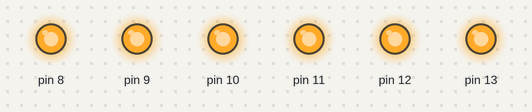
Bench run of a sketch on a simulated Arduino Uno, built with avr-gcc and run on an emulated ATmega328P. Parts: output pins drawn as LEDs (lit = HIGH).

Above: at 0.05 s.
At 0.25 s:
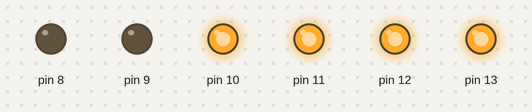
At 0.55 s:
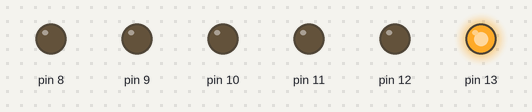
At 1.15 s:
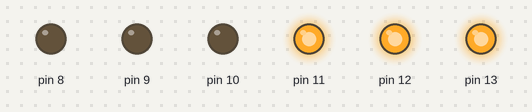
At 1.75 s:
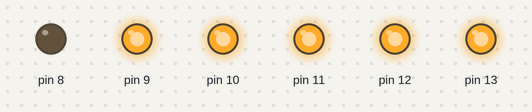
At 2.3 s:
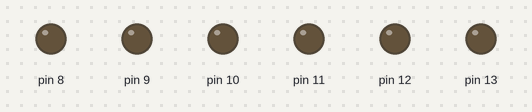
Timing chart, 0 to 3.0 s (numbered marks = the images above):
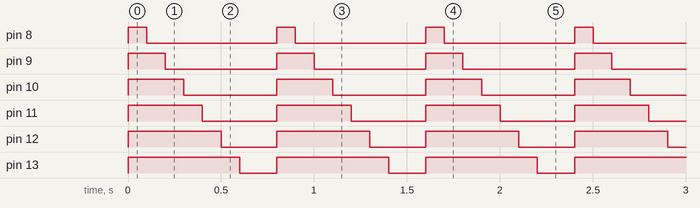

Measured:
- by itself, pin 8: alternates HIGH for 0.10 s and LOW for 0.70 s
- by itself, pin 9: alternates HIGH for 0.20 s and LOW for 0.60 s
- by itself, pin 10: alternates HIGH for 0.30 s and LOW for 0.50 s
- by itself, pin 11: alternates HIGH for 0.40 s and LOW for 0.40 s
- by itself, pin 12: alternates HIGH for 0.50 s and LOW for 0.30 s
- by itself, pin 13: alternates HIGH for 0.60 s and LOW for 0.20 s

The sketch:

prechin_led_array.ino
```cpp
static int val;

void setup()
{
  int i;

  // seteamos las columnas como salidas y las ponemos en bajo
  for (i = 8 ; i < 14; i++) {
    pinMode(i, OUTPUT);
    digitalWrite(i, LOW);
  }

  val = 8;
}

void loop()
{
  int i = 0;
  // actualizar los leds
  for (i = 8; i < 14; i++){
    if ( i >= val) {
      digitalWrite(i, HIGH); // logica negativa
    } else {
      digitalWrite(i, LOW);
    }
  }

  val++;
  if (val > 0xf)
    val = 8;

  delay(100);
}
```
